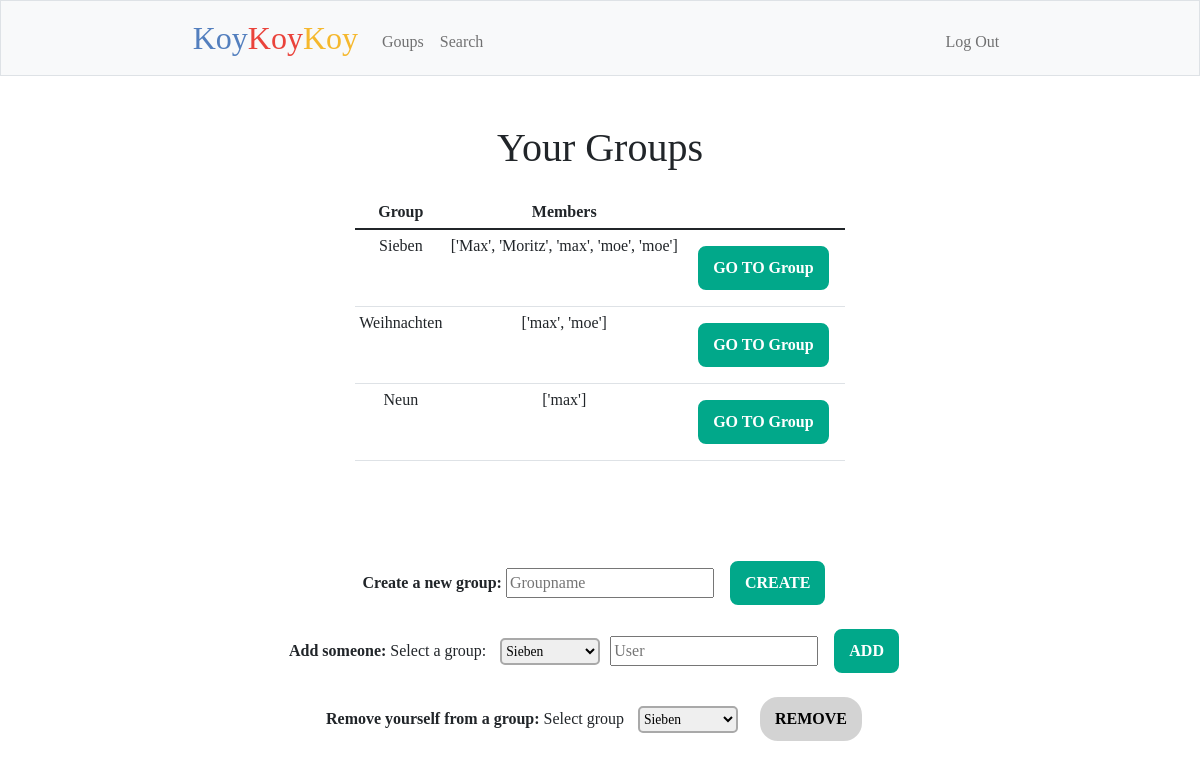
The app's page /groups (signed in) with its own data.
### tables this page shows
CREATE TABLE groupmembers (id integer primary key AUTOINCREMENT, group_id integer, group_name text, user_id integer, username text);

### app.py (the view)
@app.route("/groups", methods=["GET", "POST"])
@login_required
def groups():
    session["groups"] = get_groups()
    if request.method == "POST":
        new_group = request.form.get("create_group")
        db.execute("INSERT INTO groups(group_name) VALUES (?)", (new_group,))
        new_group_id = db.execute("SELECT group_id FROM groups WHERE group_name = ?", (new_group,))
        new_group_id = db.fetchall()
        new_group_id = [x[0] for x in new_group_id][0]
        db.execute("INSERT INTO groupmembers(group_id, group_name, user_id, username) VALUES (?,?,?,?)", (new_group_id, new_group, session["user_id"], session["username"]))
        con.commit()
        session["groups"] = get_groups() # Update the session
        session["list_group_name_list"] = group_members()
        flash(f"Group *{new_group}* created:)")
        return render_template("groups.html", groups=session["groups"], list_group_name_list=session["list_group_name_list"])
    else:
        if not session["groups"]:
            flash(f"You don't have any groups yet :)")
            return render_template("groups.html")
        else:
            group_name_list = []
            list_group_name_list = []
            for i in range(len(session["groups"])):
                db.execute("select username from groupmembers WHERE group_name = ?", (session["groups"][i],))
                user_name = db.fetchall()
                for j in range(len(user_name)):
                    user_name_item = [x[0] for x in user_name][j]
                    group_name_list.append(user_name_item)
                list_group_name_list.append(group_name_list)
                session["list_group_name_list"] = list_group_name_list
                group_name_list = []
            return render_template("groups.html", groups=session["groups"], list_group_name_list=session["list_group_name_list"])

### app.py (called while the page is built)
def get_groups():
    db.execute("select group_name from groupmembers WHERE user_id = ?", (session["user_id"],))
    all_groups = db.fetchall()
    all_groups = [str(val[0]) for val in all_groups]
    return all_groups

### helpers.py (called while the page is built)
def login_required(f):
    @wraps(f)
    def decorated_function(*args, **kwargs):
        if session.get("user_id") is None:
            return redirect("/login")
        return f(*args, **kwargs)
    return decorated_function

### templates/groups.html (shortened to what this page needs)
{% extends "layout.html" %}
{% block main %}
<br>
<h1 class="h1">Your Groups</h1>
<table class="table table-sm">
    <thead>
        <tr>
            <th>Group</th>
            <th>Members</th>
        </tr>
    </thead>
    <tbody>
        {% for i in range(groups|count) %}
            <tr>
                <td>{{groups[i]}}</td>
                <td>{{ list_group_name_list[i] }}</td>
                <td>
                    <form action="/enter_group" method="POST">
                        <input class="btn_enter_group" type="submit" value="GO TO Group" id="btn_add">
                    </form>
                </td>
            </tr>
        {% endfor %}
    </tbody>
</table>
<br><br><br>
<div id="groups">
    <form action="/groups" method="POST">
        <label for="create_group"><b>Create a new group:</b></label>
        <input autofocus required="required" autocomplete="off" type="text" name="create_group" placeholder="Groupname">
        <input type="submit" value="CREATE" id="btn_add">
    </form>
</div>
<div id="add_user">
    <form action="/add_user" method="POST">
        <label for="add_user"><b>Add someone:</b></label>
        <label for="select_group">Select a group:</label>
        <select name="select_groups">
            {% for item in groups %}
                <option value="{{ item }}">{{ item }}</option>
            {% endfor %}
        <input autofocus required="required" autocomplete="off" type="text" name="add_user" placeholder="User">
        <input type="submit" value="ADD" id="btn_add">
    </form>
</div>
<div id="remove_yourself">
    <form action="/remove_yourself" method="POST">
        <label for="remove_yourself"><b>Remove yourself from a group:</b></label>
        <label for="select_group">Select group</label>
        <select name="select_removal_group">
            {% for item in groups %}
                <option value="{{ item }}">{{ item }}</option>
            {% endfor %}
        <input type="submit" value="REMOVE" id="btn_remove">
    </form>
</div>
{% endblock %}

### static/main.css (style rules this page uses)
#btn_remove { background-color: lightgray; color: black; font-weight: bold; border-radius: 20px; border: 2px solid white; margin: 10px; padding: 10px 15px; }
#btn_add { background-color: #01a88a; color: white; font-weight: bold; border-radius: 10px; border: 2px solid white; margin: 10px; padding: 10px 15px; }
select { font-family: Verdana; font-size: 0.85em; width: 100px; margin: 5px 10px; padding: 3px 0px; border: 2px solid darkgray; border-radius: 5px; }
.table { margin-left: auto; margin-right: auto; width: 60% }
.table table-sm, td { vertical-align: center; text-align: center; }
.h1 { margin-top: 1.5rem; margin-bottom: 1.5rem; }

### records on screen
groupmembers: group_name "Sieben"
groupmembers: group_name "Weihnachten"
groupmembers: group_name "Neun"

### other values on screen
{{ list_group_name_list[i] }} "['Max', 'Moritz', 'max', 'moe', 'moe']" "['max', 'moe']" "['max']"
form field select_groups "Sieben"
form field select_removal_group "Sieben"
